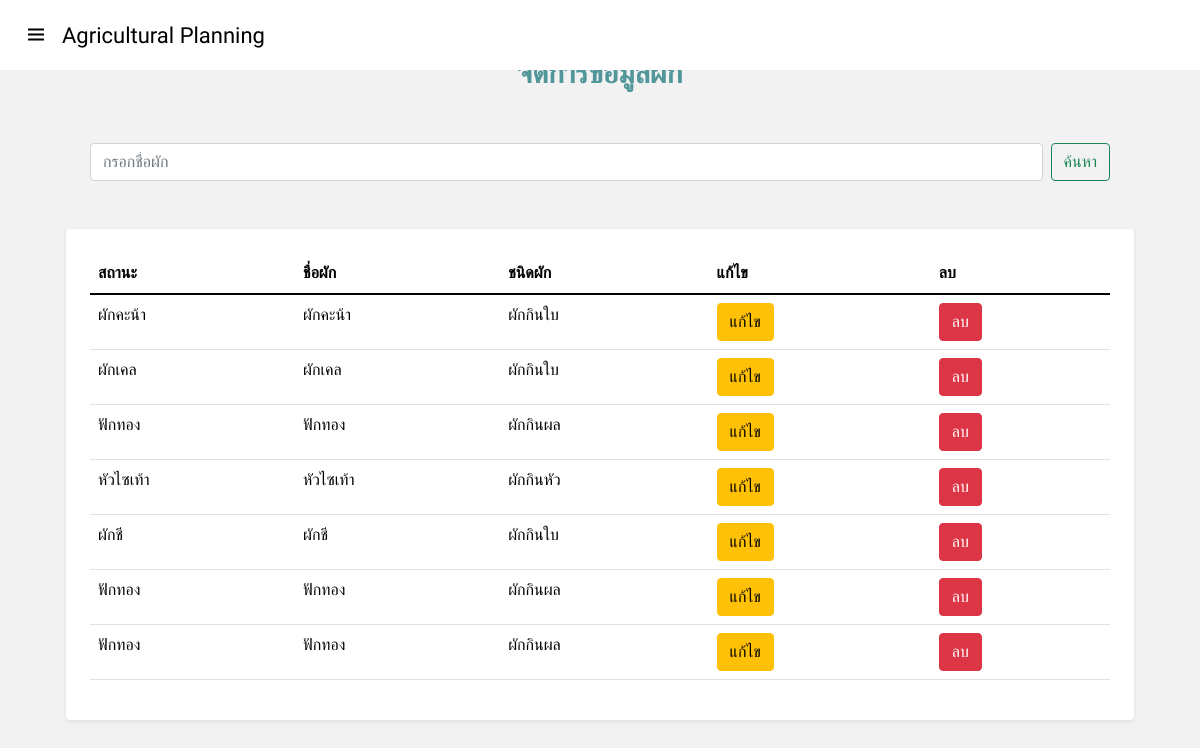
The app's page /admin_veg.php with its own data.
### tables this page shows
CREATE TABLE `vegetable` (
  `id_Vegetable` int(11) NOT NULL,
  `Name` varchar(99) NOT NULL,
  `distance` int(99) NOT NULL,
  `sow_seeds` int(99) NOT NULL,
  `Planing_period` int(99) NOT NULL,
  `Fertilize` int(99) NOT NULL,
  `soil` int(99) NOT NULL,
  `old` int(3) NOT NULL,
  `img` varchar(999) NOT NULL,
  `Veg_Type_ID` int(11) NOT NULL,
  `id_user` int(99) NOT NULL
);

CREATE TABLE `veg_type` (
  `Veg_Type_ID` int(11) NOT NULL,
  `Name` varchar(99) NOT NULL
);

### admin_veg.php (the view, shortened to what this page needs)
<!DOCTYPE html>
<html lang="en">
<head>
    <?php include "./admin_menu.php" ?>
    <link rel="stylesheet" href="./style/admin_veg.css">
</head>
<?php include('server.php');
$data = "SELECT vegetable. *, veg_type.Name AS type FROM vegetable JOIN veg_type ON (vegetable.Veg_Type_ID = veg_type.Veg_Type_ID)";
$result2 = mysqli_query($conn, $data);
?>
<body>
    <div class="container">
        <div class="header">
            จัดการข้อมูลผัก
        </div>
        <form action="searchdata.php" method="POST" class="d-flex m-4 p-4" role="search" >
            <input class="form-control me-2" type="search" placeholder="กรอกชื่อผัก" aria-label="Search" name="emp_data">
            <button class="btn btn-outline-success" type="submit">ค้นหา</button>
        </form>
        <div class="row bg-white m-4 p-4 shadow-sm rounded">
            <table class="table">
                <thead>
                    <tr>
                        <th scope="col">สถานะ</th>
                        <th scope="col">ชื่อผัก</th>
                        <th scope="col">ชนิดผัก</th>
                        <th scope="col">แก้ไข</th>
                        <th scope="col">ลบ</th>
                    </tr>
                </thead>
                <tbody>
                    <?php while ($row = $result2->fetch_assoc()) : ?>
                        <tr>
                            <td><?php echo $row['Name']; ?></td>
                            <td><?php echo $row['Name']; ?></td>
                            <td><?php echo $row['type']; ?></td>
                            <td><button type="button" class="btn btn-warning">แก้ไข</button></td>
                            <td><button type="button" class="btn btn-danger">ลบ </button></td>
                        </tr>
                    <?php $count_n++;
                    endwhile ?>
                </tbody>
            </table>
        </div>
    </div>
</body>
</html>

### style/admin-menu.css (style rules this page uses)
* { margin: 0; padding: 0; box-sizing: border-box; font-family: 'Mitr', sans-serif ; }
body { min-height: 100%; background: #e3f2fd; }

### style/admin_veg.css (style rules this page uses)
* { margin: 0; padding: 0; }
body { background-color: rgb(242, 242, 242) ; }
.header { font-size: 30px; text-align: center; margin-top: 50px; color: #51979a; font-weight: bolder; }
.table { background-color: white !important; width: 100% !important; align-items: center; color: black; padding: 50px 50px !important; }

### records on screen
vegetable: Name "ผักคะน้า", Veg_Type_ID.Name "ผักกินใบ"
vegetable: Name "ผักเคล", Veg_Type_ID.Name "ผักกินใบ"
vegetable: Name "ฟักทอง", Veg_Type_ID.Name "ผักกินผล"
vegetable: Name "หัวไซเท้า", Veg_Type_ID.Name "ผักกินหัว"
vegetable: Name "ผักชี", Veg_Type_ID.Name "ผักกินใบ"
vegetable: Name "ฟักทอง", Veg_Type_ID.Name "ผักกินผล"
vegetable: Name "ฟักทอง", Veg_Type_ID.Name "ผักกินผล"
